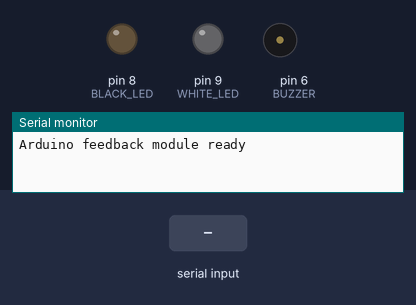
Simulated run of this sketch. Board: Arduino Uno, built with avr-gcc and run on an emulated ATmega328P. Shown: output pins drawn as LEDs (lit = HIGH), buzzer (waves = sounding), the last lines printed to the serial monitor. Dashed ring = blinking. Inputs (shaded band) come from the test bench.

Above: at 1.2 s.
1.3 s: "E" received over Serial
At 1.37 s:
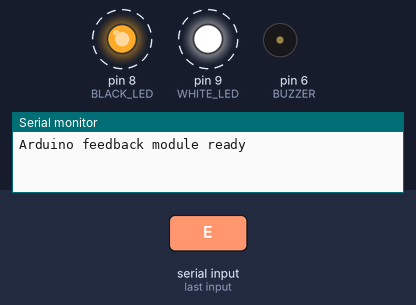
4.3 s: "B" received over Serial
At 4.8 s:
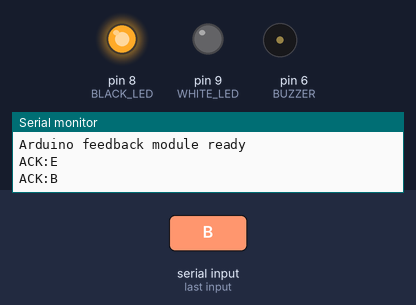
5.9 s: "W" received over Serial
At 7.2 s:
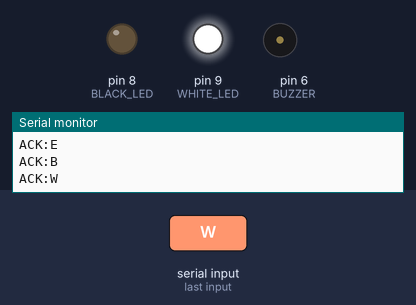
7.5 s: "G" received over Serial
At 8.3 s:
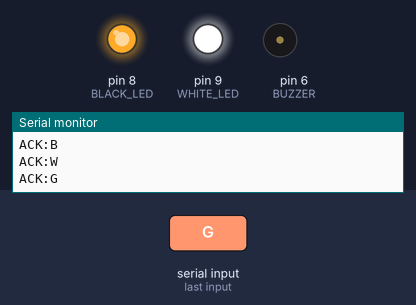
Timing chart, 0 to 10.2 s (numbered marks = the images above; inputs shaded):
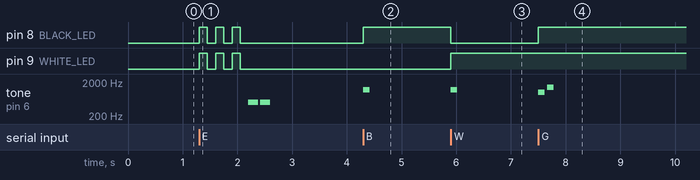

The sketch:

gomoku_feedback.ino
```cpp
// Smart Gomoku Arduino Feedback Module
// Commands:
// 'B' = black move detected
// 'W' = white move detected
// 'E' = error / invalid detection
// 'R' = reset / all off
// 'G' = game over / both LEDs stay on

const int BLACK_LED = 8;
const int WHITE_LED = 9;
const int BUZZER = 6;

void setup() {
  pinMode(BLACK_LED, OUTPUT);
  pinMode(WHITE_LED, OUTPUT);
  pinMode(BUZZER, OUTPUT);

  digitalWrite(BLACK_LED, LOW);
  digitalWrite(WHITE_LED, LOW);

  Serial.begin(9600);
  Serial.println("Arduino feedback module ready");
}

void beepShort() {
  tone(BUZZER, 1200, 120);
  delay(150);
}

void beepError() {
  tone(BUZZER, 500, 180);
  delay(220);
  tone(BUZZER, 500, 180);
  delay(220);
}

void flashBoth() {
  for (int i = 0; i < 3; i++) {
    digitalWrite(BLACK_LED, HIGH);
    digitalWrite(WHITE_LED, HIGH);
    delay(150);
    digitalWrite(BLACK_LED, LOW);
    digitalWrite(WHITE_LED, LOW);
    delay(150);
  }
}

void showBlackMove() {
  digitalWrite(BLACK_LED, HIGH);
  digitalWrite(WHITE_LED, LOW);
  beepShort();
}

void showWhiteMove() {
  digitalWrite(BLACK_LED, LOW);
  digitalWrite(WHITE_LED, HIGH);
  beepShort();
}

void showGameOver() {
  digitalWrite(BLACK_LED, HIGH);
  digitalWrite(WHITE_LED, HIGH);
  tone(BUZZER, 1000, 120);
  delay(160);
  tone(BUZZER, 1400, 120);
  delay(160);
}

void resetFeedback() {
  digitalWrite(BLACK_LED, LOW);
  digitalWrite(WHITE_LED, LOW);
}

void loop() {
  if (Serial.available() > 0) {
    char command = Serial.read();

    if (command == 'B') {
      showBlackMove();
      Serial.println("ACK:B");
    }
    else if (command == 'W') {
      showWhiteMove();
      Serial.println("ACK:W");
    }
    else if (command == 'E') {
      flashBoth();
      beepError();
      resetFeedback();
      Serial.println("ACK:E");
    }
    else if (command == 'G') {
      showGameOver();
      Serial.println("ACK:G");
    }
    else if (command == 'R') {
      resetFeedback();
      Serial.println("ACK:R");
    }
  }
}
```

Measured:
- after the input at 1.3 s, pin 8 (BLACK_LED), pin 9 (WHITE_LED): alternates HIGH for 0.15 s and LOW for 0.15 s, 6 changes in all, then stays LOW, starting at once; tone on pin 6 (BUZZER): alternates 500 Hz for 0.18 s and silent for 0.04 s, 4 changes in all, then stays silent, starting after 0.90 s
- after the input at 4.3 s, pin 8 (BLACK_LED): LOW → HIGH at once; tone on pin 6 (BUZZER): silent → 1200 Hz at once, → silent 0.12 s later
- after the input at 5.9 s, pin 8 (BLACK_LED): HIGH → LOW at once; pin 9 (WHITE_LED): LOW → HIGH at once; tone on pin 6 (BUZZER): silent → 1200 Hz at once, → silent 0.12 s later
- after the input at 7.5 s, pin 8 (BLACK_LED): LOW → HIGH at once; tone on pin 6 (BUZZER): silent → 1000 Hz at once, → silent 0.12 s later, → 1400 Hz 0.04 s later, → silent 0.12 s later
